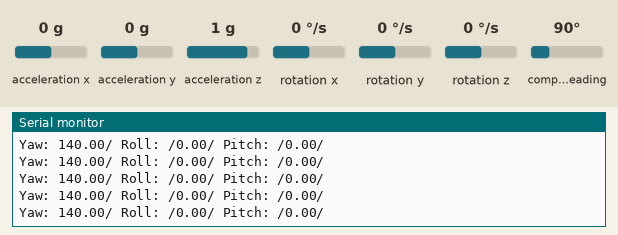
The sketch below on a simulated Arduino Uno, built with avr-gcc and run on an emulated ATmega328P. Shown: the last lines printed to the serial monitor. The inputs (shaded band) are chosen by the test bench; at power-on: acceleration x 0 g, acceleration y 0 g, compass heading 90°, acceleration z 1 g, rotation x 0 °/s, rotation y 0 °/s, rotation z 0 °/s.

Above: at 1.4 s.
1.5 s: acceleration x set to -1.4 g
At 1.61 s:
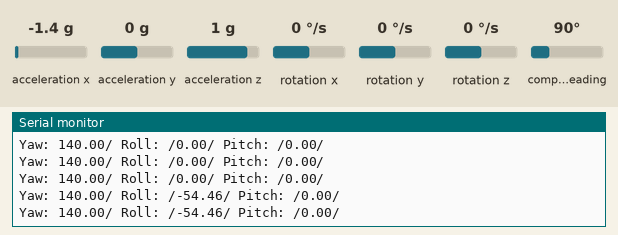
4.5 s: acceleration y set to -1.4 g
At 4.54 s:
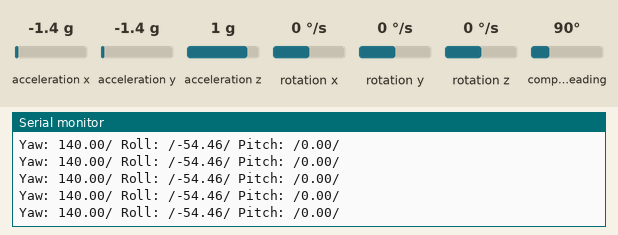
7.5 s: compass heading set to 7°
At 7.53 s:
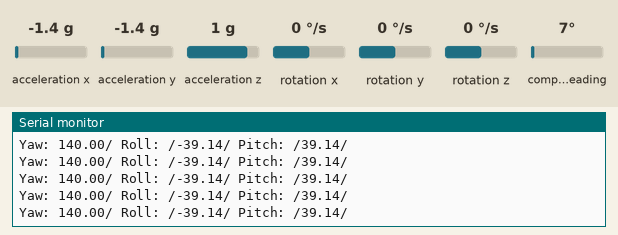
10.5 s: acceleration x set to 0 g
At 10.51 s:
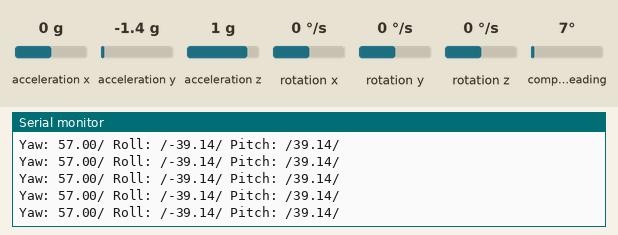
13.5 s: acceleration y set to 0.8 g
At 13.53 s:
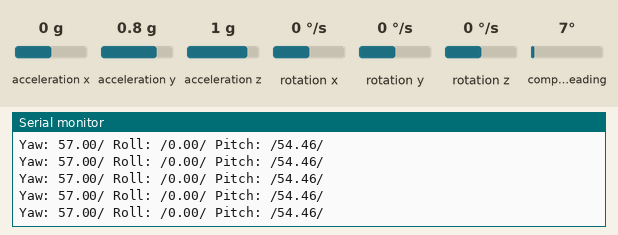
16.5 s: acceleration x set to -0.8 g
At 16.52 s:
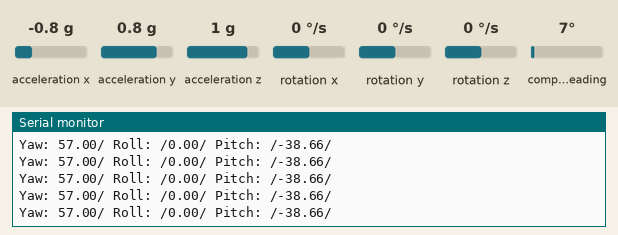
Timing chart, 0 to 19.5 s (numbered marks = the images above; inputs shaded):
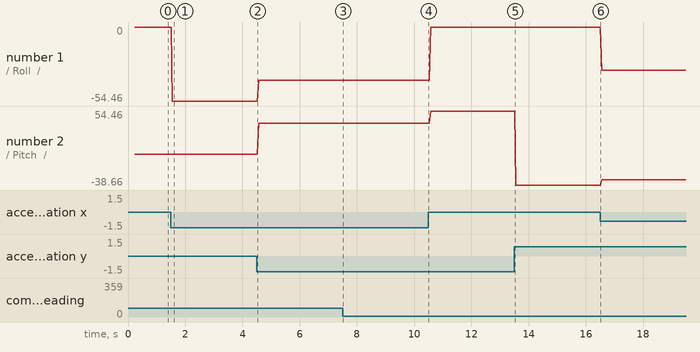

Measured:
- after the input at 1.5 s, the serial monitor: prints a new line after 0.05 s (image 1)
- plotted number 1: 0 → -54.46 after the input at 1.5 s, -54.46 → -39.14 after the input at 4.5 s, -39.14 → 0 after the input at 10.5 s, 0 → -31.99 after the input at 16.5 s
- plotted number 2: 0 → 39.14 after the input at 4.5 s, 39.14 → 54.46 after the input at 10.5 s, 54.46 → -38.66 after the input at 13.5 s, -38.66 → -31.99 after the input at 16.5 s

The sketch:

imu-9250.ino
```cpp
#include "MPU9250.h"
#include <Wire.h>
MPU9250 mpu;
float yaw,pitch,roll;
void setup() {
    Serial.begin(9600);
    Wire.begin();
    delay(200);

    if (!mpu.setup(0x68)) {  // change to your own address
        while (1) {
            Serial.println("MPU connection failed. Please check your connection with `connection_check` example.");
            delay(500);
        }
    }
}

void loop() {
    if (mpu.update()) {
        static uint32_t prev_ms = millis();
        if (millis() > prev_ms + 25) {
            //print_roll_pitch_yaw();
            yaw= mpu.getYaw()+50;
            roll=-mpu.getRoll();
            pitch=-mpu.getPitch();
            Serial.print("Yaw: ");
            Serial.print(yaw);
            Serial.print("/ ");
            Serial.print("Roll: /");
            Serial.print(pitch);
            Serial.print("/ ");
            Serial.print("Pitch: /");
            Serial.print(roll);
            Serial.println("/ ");
            prev_ms = millis();
        }
    }
}
```
